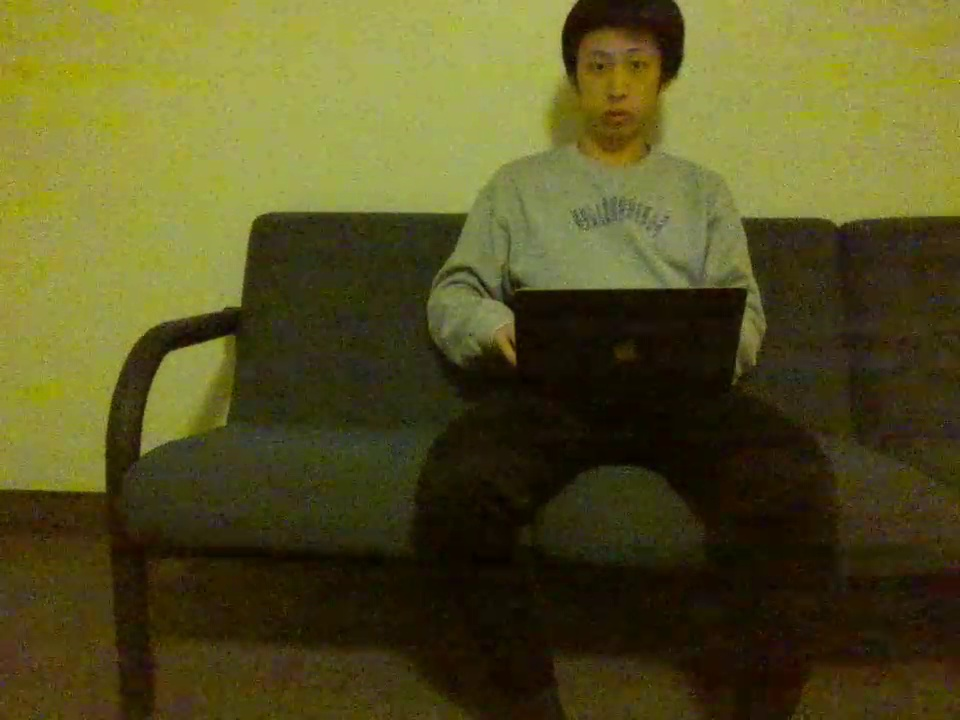
#> input picture data/test.jpg, 960 x 720 px
$ python view_data.py
#> lines starting #> are read from the running program, lines starting #| are printed output that depends on the picture
import numpy as np
import matplotlib
matplotlib.use("TkAgg")
from matplotlib import pyplot as plt
import os
import cv2

img_path = "./data/test.jpg"
img_array = cv2.imread(img_path, -1)
#> img_array is the input picture: shape (720, 960, 3); mean B, G, R 34.5, 82.9, 87

IMG_SIZE =128

new_array = cv2.resize(img_array, (IMG_SIZE, IMG_SIZE))
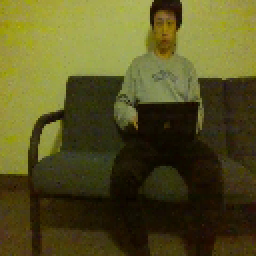
#> new_array: shape (128, 128, 3) (shown 2 times larger); mean B, G, R 34.4, 82.8, 86.9
# cv2.imshow('test', new_array)
# cv2.waitKey(0)
# cv2.destroyAllWindows()

new_array2 = new_array.copy()
new_array2[:, :, 0] = new_array[:, :, 2]
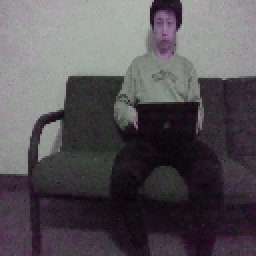
#> new_array2: shape (128, 128, 3) (shown 2 times larger); mean B, G, R 86.9, 82.8, 86.9
new_array2[:, :, 2] = new_array[:, :, 0]
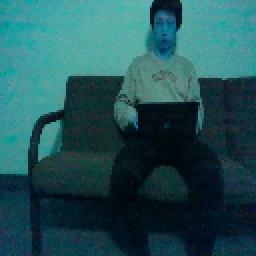
#> new_array2: shape (128, 128, 3) (shown 2 times larger); mean B, G, R 86.9, 82.8, 34.4
plt.imshow(new_array2)
plt.show()
